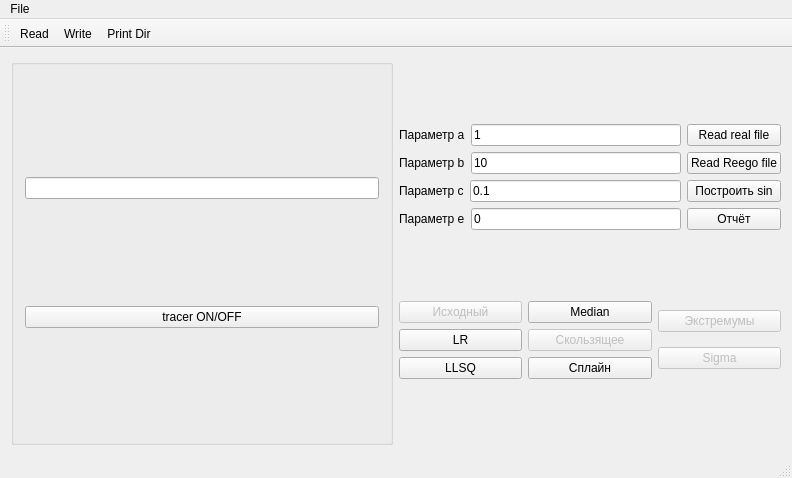
<?xml version="1.0" encoding="UTF-8"?>
<ui version="4.0">
 <class>cusplot</class>
 <widget class="QMainWindow" name="cusplot">
  <property name="geometry">
   <rect>
    <x>0</x>
    <y>0</y>
    <width>792</width>
    <height>478</height>
   </rect>
  </property>
  <property name="windowTitle">
   <string>cusplot</string>
  </property>
  <widget class="QWidget" name="centralWidget">
   <layout class="QHBoxLayout" name="horizontalLayout_7">
    <item>
     <layout class="QHBoxLayout" name="horizontalLayout_6">
      <item>
       <widget class="QGroupBox" name="groupBox_cusplot">
        <property name="title">
         <string/>
        </property>
        <layout class="QHBoxLayout" name="horizontalLayout_3">
         <item>
          <layout class="QVBoxLayout" name="verticalLayout_5">
           <item>
            <layout class="QGridLayout" name="gridLayout_2"/>
           </item>
           <item>
            <widget class="QLineEdit" name="lineEdit"/>
           </item>
           <item>
            <widget class="QPushButton" name="tracer">
             <property name="text">
              <string>tracer ON/OFF</string>
             </property>
            </widget>
           </item>
          </layout>
         </item>
        </layout>
       </widget>
      </item>
      <item>
       <layout class="QVBoxLayout" name="verticalLayout_3">
        <item>
         <layout class="QHBoxLayout" name="horizontalLayout">
          <item>
           <layout class="QVBoxLayout" name="vl_params_all">
            <item>
             <layout class="QHBoxLayout" name="hl_param_a">
              <item>
               <widget class="QLabel" name="label_sin_a">
                <property name="text">
                 <string>Параметр а</string>
                </property>
               </widget>
              </item>
              <item>
               <widget class="QLineEdit" name="lineEdit_a">
                <property name="text">
                 <string>1</string>
                </property>
               </widget>
              </item>
             </layout>
            </item>
            <item>
             <layout class="QHBoxLayout" name="hl_param_b">
              <item>
               <widget class="QLabel" name="label_sin_b">
                <property name="text">
                 <string>Параметр b</string>
                </property>
               </widget>
              </item>
              <item>
               <widget class="QLineEdit" name="lineEdit_b">
                <property name="text">
                 <string>10</string>
                </property>
               </widget>
              </item>
             </layout>
            </item>
            <item>
             <layout class="QHBoxLayout" name="hl_param_c">
              <item>
               <widget class="QLabel" name="label_sin_c">
                <property name="text">
                 <string>Параметр c</string>
                </property>
               </widget>
              </item>
              <item>
               <widget class="QLineEdit" name="lineEdit_c">
                <property name="text">
                 <string>0.1</string>
                </property>
               </widget>
              </item>
             </layout>
            </item>
            <item>
             <layout class="QHBoxLayout" name="hl_param_e">
              <item>
               <widget class="QLabel" name="label_sin_e">
                <property name="text">
                 <string>Параметр e</string>
                </property>
               </widget>
              </item>
              <item>
               <widget class="QLineEdit" name="lineEdit_e">
                <property name="text">
                 <string>0</string>
                </property>
               </widget>
              </item>
             </layout>
            </item>
           </layout>
          </item>
          <item>
           <layout class="QVBoxLayout" name="vL_start_buttoms">
            <item>
             <widget class="QPushButton" name="ReadFileReal">
              <property name="text">
               <string>Read real file</string>
              </property>
             </widget>
            </item>
            <item>
             <widget class="QPushButton" name="ReadFileReeGo">
              <property name="text">
               <string>Read Reego file</string>
              </property>
             </widget>
            </item>
            <item>
             <widget class="QPushButton" name="startButton">
              <property name="enabled">
               <bool>true</bool>
              </property>
              <property name="text">
               <string>Построить sin</string>
              </property>
             </widget>
            </item>
            <item>
             <widget class="QPushButton" name="createPDF">
              <property name="text">
               <string>Отчёт</string>
              </property>
             </widget>
            </item>
           </layout>
          </item>
         </layout>
        </item>
        <item>
         <layout class="QHBoxLayout" name="hl_graphic_buttoms">
          <item>
           <layout class="QVBoxLayout" name="vl_gb_1">
            <item>
             <widget class="QPushButton" name="source">
              <property name="enabled">
               <bool>false</bool>
              </property>
              <property name="text">
               <string>Исходный</string>
              </property>
             </widget>
            </item>
            <item>
             <widget class="QPushButton" name="linear_Regression">
              <property name="enabled">
               <bool>true</bool>
              </property>
              <property name="text">
               <string>LR</string>
              </property>
             </widget>
            </item>
            <item>
             <widget class="QPushButton" name="Linear_Least_Squares">
              <property name="enabled">
               <bool>true</bool>
              </property>
              <property name="text">
               <string>LLSQ</string>
              </property>
             </widget>
            </item>
           </layout>
          </item>
          <item>
           <layout class="QVBoxLayout" name="vl_gb_2">
            <item>
             <widget class="QPushButton" name="medianFilter">
              <property name="enabled">
               <bool>true</bool>
              </property>
              <property name="text">
               <string>Median</string>
              </property>
             </widget>
            </item>
            <item>
             <widget class="QPushButton" name="smooth">
              <property name="enabled">
               <bool>false</bool>
              </property>
              <property name="text">
               <string>Скользящее</string>
              </property>
             </widget>
            </item>
            <item>
             <widget class="QPushButton" name="interpolation">
              <property name="enabled">
               <bool>true</bool>
              </property>
              <property name="text">
               <string>Сплайн</string>
              </property>
             </widget>
            </item>
           </layout>
          </item>
          <item>
           <layout class="QVBoxLayout" name="vl_gb_3">
            <item>
             <widget class="QPushButton" name="merge">
              <property name="enabled">
               <bool>false</bool>
              </property>
              <property name="text">
               <string>Экстремумы</string>
              </property>
             </widget>
            </item>
            <item>
             <widget class="QPushButton" name="sigma">
              <property name="enabled">
               <bool>false</bool>
              </property>
              <property name="text">
               <string>Sigma</string>
              </property>
             </widget>
            </item>
           </layout>
          </item>
         </layout>
        </item>
       </layout>
      </item>
     </layout>
    </item>
   </layout>
  </widget>
  <widget class="QMenuBar" name="menuBar">
   <property name="geometry">
    <rect>
     <x>0</x>
     <y>0</y>
     <width>792</width>
     <height>21</height>
    </rect>
   </property>
   <widget class="QMenu" name="menuFile">
    <property name="title">
     <string>File</string>
    </property>
    <addaction name="actionRead"/>
    <addaction name="actionWrite"/>
    <addaction name="actionPrint_Dir"/>
   </widget>
   <addaction name="menuFile"/>
  </widget>
  <widget class="QToolBar" name="mainToolBar">
   <attribute name="toolBarArea">
    <enum>TopToolBarArea</enum>
   </attribute>
   <attribute name="toolBarBreak">
    <bool>false</bool>
   </attribute>
   <addaction name="actionRead"/>
   <addaction name="actionWrite"/>
   <addaction name="actionPrint_Dir"/>
  </widget>
  <widget class="QStatusBar" name="statusBar"/>
  <action name="actionRead">
   <property name="text">
    <string>Read</string>
   </property>
  </action>
  <action name="actionWrite">
   <property name="text">
    <string>Write</string>
   </property>
  </action>
  <action name="actionPrint_Dir">
   <property name="text">
    <string>Print Dir</string>
   </property>
  </action>
 </widget>
 <layoutdefault spacing="6" margin="11"/>
 <resources/>
 <connections/>
</ui>
